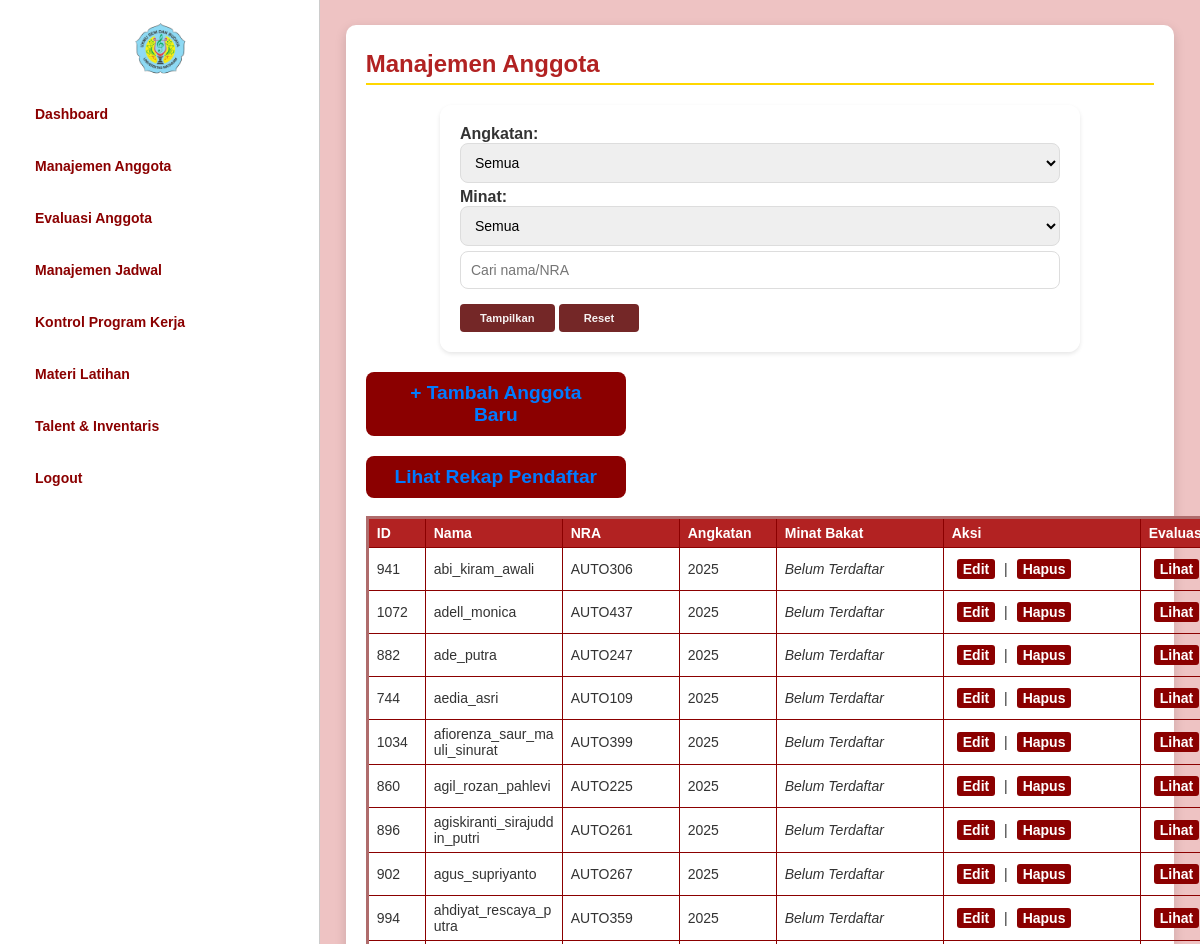
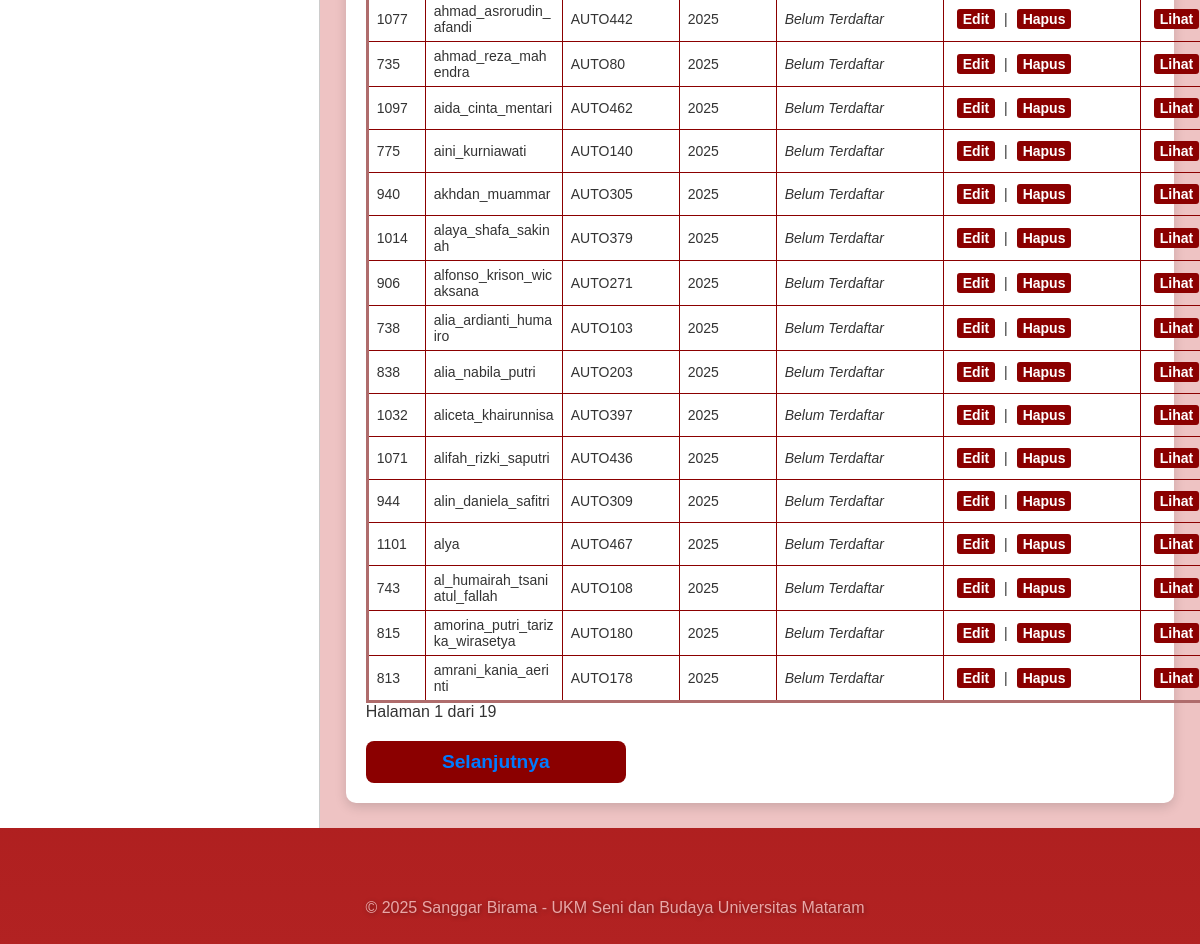
Screenshot of /app/controllers/pengurus/manajemen_anggota_kinerja.php (signed in) with the database file from the repository (2 pictures, top to bottom).
### tables this page shows
CREATE TABLE `anggota` (
  `id` int(11) NOT NULL,
  `nama` varchar(100) NOT NULL,
  `nra` varchar(20) NOT NULL,
  `angkatan` int(4) NOT NULL,
  `user_id` int(11) NOT NULL
);

### app/controllers/pengurus/manajemen_anggota_kinerja.php (called while the page is built, shortened)
<?php
require_once __DIR__ . '/../../config/config.php';
$search = $_GET['search'] ?? '';
$per_page = 25;
$page = max(1, intval($_GET['page'] ?? 1));
$offset = ($page - 1) * $per_page;
$count_query = "SELECT COUNT(DISTINCT anggota.id) FROM anggota WHERE 1";
$count_stmt = $mysqli->prepare($count_query);
$count_stmt->execute(); $count_stmt->bind_result($total_rows); $count_stmt->fetch(); $count_stmt->close();
$total_pages = max(1, ceil($total_rows / $per_page));
$query = "SELECT DISTINCT anggota.id, anggota.nama, anggota.nra, anggota.user_id, anggota.angkatan FROM anggota WHERE 1";
$params = []; $types = '';
$query .= " ORDER BY anggota.angkatan DESC, anggota.nama ASC LIMIT ? OFFSET ?";
$params[] = $per_page; $params[] = $offset; $types .= 'ii';
$stmt = $mysqli->prepare($query);
if (!empty($params)) $stmt->bind_param($types, ...$params);
$stmt->execute();
$anggota_result = $stmt->get_result();
$anggota_minat = [];
$minat_sql = "SELECT amb.id_anggota, mb.nama_minat_bakat FROM anggota_minat_bakat amb JOIN minat_bakat mb ON amb.id_minat_bakat = mb.id_minat_bakat";
$minat_res = $mysqli->query($minat_sql);
while ($row = $minat_res->fetch_assoc()) {
    $anggota_minat[$row['id_anggota']][] = $row['nama_minat_bakat'];
}
include __DIR__ . '/../../views/pengurus/manajemen_anggota_kinerja.php';

### app/views/pengurus/manajemen_anggota_kinerja.php (the view, shortened to what this page needs)
<!DOCTYPE html>
<html lang="id">
<head>
  <link rel="stylesheet" href="/SI-BIRAMA/public/css/style.css">
</head>
<body>
  <div class="layout-wrapper">
    <div class="main-content">
      <div class="content">
        <h2>Manajemen Anggota</h2>
        <form method="get" class="filter-form">
          <label>Angkatan:
            <select name="angkatan">
              <option value="">Semua</option>
            </select>
          </label>
          <label>Minat:
            <select name="minat">
              <option value="">Semua</option>
            </select>
          </label>
          <input type="text" name="search" placeholder="Cari nama/NRA" value="<?= htmlspecialchars($search) ?>">
          <button type="submit" class="button">Tampilkan</button>
          <button type="button" class="button" onclick="window.location.href='manajemen_anggota_kinerja.php'">Reset</button>
        </form>
        <div style="margin-bottom:18px;">
          <a href="anggota_crud.php?mode=add" class="button">+ Tambah Anggota Baru</a>
          <a href="rekap_pendaftar.php" class="button" >Lihat Rekap Pendaftar</a>
        </div>
        <div class="table-wrapper">
          <table class="custom-table">
            <thead>
              <tr>
                <th>ID</th>
                <th>Nama</th>
                <th>NRA</th>
                <th>Angkatan</th>
                <th>Minat Bakat</th>
                <th>Aksi</th>
                <th>Evaluasi</th>
              </tr>
            </thead>
            <tbody>
              <?php while ($anggota = $anggota_result->fetch_assoc()): ?>
                <tr>
                  <td><?= $anggota['id'] ?></td>
                  <td><?= htmlspecialchars($anggota['nama']) ?></td>
                  <td><?= htmlspecialchars($anggota['nra']) ?></td>
                  <td><?= htmlspecialchars($anggota['angkatan']) ?></td>
                  <td><?= !empty($anggota_minat[$anggota["id"]]) ? htmlspecialchars(implode(', ', $anggota_minat[$anggota["id"]])) : '<i>Belum Terdaftar</i>' ?></td>
                  <td>
                    <a href="anggota_crud.php?mode=edit&id=<?= $anggota['id'] ?>">Edit</a> |
                    <a href="anggota_crud.php?mode=delete&id=<?= $anggota['id'] ?>" onclick="return confirm('Yakin ingin menghapus anggota ini?')">Hapus</a>
                  </td>
                  <td>
                    <a href="evaluasi_anggota.php?id=<?= $anggota['id'] ?>&mode=view" target="_blank">Lihat</a>
                  </td>
                </tr>
              <?php endwhile; ?>
            </tbody>
          </table>
        </div>
        <div class="pagination">
          <span>Halaman <?= $page ?> dari <?= $total_pages ?></span>
          <?php if ($page < $total_pages): ?>
            <a href="?<?= http_build_query(array_merge($_GET, ['page' => $page + 1])) ?>" class="button">Selanjutnya</a>
          <?php endif; ?>
        </div>
      </div>
    </div>
  </div>
  <?php include __DIR__ . '/../footer.php'; ?>
</body>
</html>

### rows the page displays
anggota: id "941", nama "abi_kiram_awali", nra "AUTO306", angkatan "2025", shows "Belum Terdaftar"
anggota: id "1072", nama "adell_monica", nra "AUTO437", angkatan "2025", shows "Belum Terdaftar"
anggota: id "882", nama "ade_putra", nra "AUTO247", angkatan "2025", shows "Belum Terdaftar"
anggota: id "744", nama "aedia_asri", nra "AUTO109", angkatan "2025", shows "Belum Terdaftar"
anggota: id "1034", nama "afiorenza_saur_mauli_sinurat", nra "AUTO399", angkatan "2025", shows "Belum Terdaftar"
anggota: id "860", nama "agil_rozan_pahlevi", nra "AUTO225", angkatan "2025", shows "Belum Terdaftar"
anggota: id "896", nama "agiskiranti_sirajuddin_putri", nra "AUTO261", angkatan "2025", shows "Belum Terdaftar"
anggota: id "902", nama "agus_supriyanto", nra "AUTO267", angkatan "2025", shows "Belum Terdaftar"
anggota: id "994", nama "ahdiyat_rescaya_putra", nra "AUTO359", angkatan "2025", shows "Belum Terdaftar"
anggota: id "1077", nama "ahmad_asrorudin_afandi", nra "AUTO442", angkatan "2025", shows "Belum Terdaftar"
anggota: id "735", nama "ahmad_reza_mahendra", nra "AUTO80", angkatan "2025", shows "Belum Terdaftar"
anggota: id "1097", nama "aida_cinta_mentari", nra "AUTO462", angkatan "2025", shows "Belum Terdaftar"
anggota: id "775", nama "aini_kurniawati", nra "AUTO140", angkatan "2025", shows "Belum Terdaftar"
anggota: id "940", nama "akhdan_muammar", nra "AUTO305", angkatan "2025", shows "Belum Terdaftar"
anggota: id "1014", nama "alaya_shafa_sakinah", nra "AUTO379", angkatan "2025", shows "Belum Terdaftar"
anggota: id "906", nama "alfonso_krison_wicaksana", nra "AUTO271", angkatan "2025", shows "Belum Terdaftar"
anggota: id "738", nama "alia_ardianti_humairo", nra "AUTO103", angkatan "2025", shows "Belum Terdaftar"
anggota: id "838", nama "alia_nabila_putri", nra "AUTO203", angkatan "2025", shows "Belum Terdaftar"
anggota: id "1032", nama "aliceta_khairunnisa", nra "AUTO397", angkatan "2025", shows "Belum Terdaftar"
anggota: id "1071", nama "alifah_rizki_saputri", nra "AUTO436", angkatan "2025", shows "Belum Terdaftar"
anggota: id "944", nama "alin_daniela_safitri", nra "AUTO309", angkatan "2025", shows "Belum Terdaftar"
anggota: id "1101", nama "alya", nra "AUTO467", angkatan "2025", shows "Belum Terdaftar"
anggota: id "743", nama "al_humairah_tsaniatul_fallah", nra "AUTO108", angkatan "2025", shows "Belum Terdaftar"
anggota: id "815", nama "amorina_putri_tarizka_wirasetya", nra "AUTO180", angkatan "2025", shows "Belum Terdaftar"
anggota: id "813", nama "amrani_kania_aerinti", nra "AUTO178", angkatan "2025", shows "Belum Terdaftar"

### other values shown
$page "1"
$total_pages "19"
